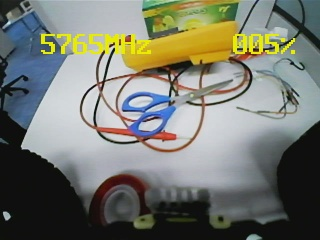
#> input picture Latest.jpg, 320 x 240 px, found by its file name
$ python LIVE_IMAGE.py
#> lines starting #> are read from the running program, lines starting #| are printed output that depends on the picture; after the words box and inside, x2 and y2 are one past the last pixel; in counts of white or black regions, pixels touching at a corner belong together
# Run this code to threshold the image between two pixel limits and return an image with
# the largest contour highlighted. This code will run for a saved image.

# Necessary imports
import cv2
import numpy as np
from matplotlib import pyplot as plt
import sys


img = cv2.imread('Latest.jpg',0)
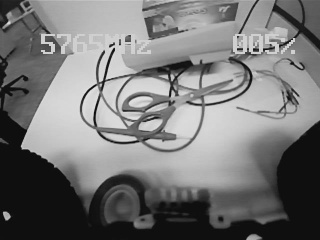
#> img: shape (240, 320); min 8, max 229, mean 118.5

#cv2.imshow('original',img)
_, th1 = cv2.threshold(img, 100, 255, cv2.THRESH_BINARY);
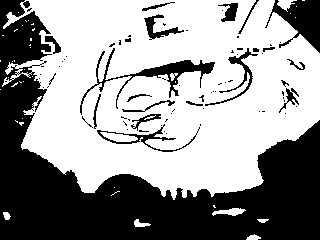
#> th1: shape (240, 320); 58.9% white; 76 black regions (55 under 20 px)

h, w = img.shape[:2]
#> h = 240; w = 320

# Determine contour of all blobs found
contours0, hierarchy = cv2.findContours( th1.copy(), cv2.RETR_TREE, cv2.CHAIN_APPROX_NONE)
#> contours0 = 168 contours, 132 with area under 20; largest, box (x1, y1, x2, y2) and area: (2, 0, 320, 200) 47802, (79, 47, 216, 116) 1564, (96, 126, 183, 153) 738, (204, 47, 259, 107) 542, (143, 13, 185, 40) 384
contours = [cv2.approxPolyDP(cnt, 3, True) for cnt in contours0]
#> contours = 168 contours, 145 with area under 20; largest, box (x1, y1, x2, y2) and area: (2, 0, 320, 200) 47806, (79, 47, 216, 115) 1526, (96, 126, 183, 153) 742, (205, 47, 258, 107) 467, (143, 13, 185, 40) 357

# Draw all contours
vis = np.zeros((h, w, 3), np.uint8)
cv2.drawContours( vis, contours, -1, (128,255,255), 3, 8)
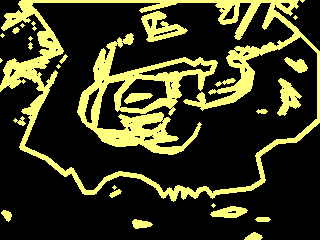
#> vis: shape (240, 320, 3); mean of channels 0, 1, 2 28.5, 56.7, 56.7; drawn as B, G, R

# Draw the contour with maximum perimeter (omitting the first contour which is outer boundary of image
# Not necessary in this case
vis2 = np.zeros((h, w, 3), np.uint8)
perimeter=[]
for cnt in contours[1:]:
    perimeter.append(cv2.arcLength(cnt,True))
#> this loop made 167 passes
#> cnt on passes 1 to 3: [[257, 219], [268, 219]], [[134, 221], [135, 226], [150, 224]], [[3, 212], [8, 219], [9, 214]]
#> after the loop, perimeter = 167 values, max 1416.3 at index 36, min 0 at index 4, mean 26.61
#print perimeter
#print max(perimeter)
maxindex= perimeter.index(max(perimeter))
#> maxindex = 36
#print maxindex

cv2.drawContours( vis2, contours, maxindex +1, (255,0,0), -1)
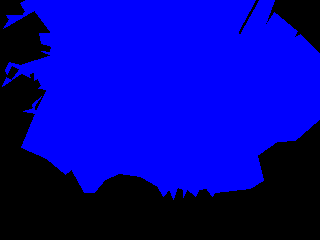
#> vis2: shape (240, 320, 3); mean of channels 0, 1, 2 160.9, 0, 0; drawn as B, G, R


# Show all images
titles = ['Original Image','Threshold','Contours', 'Result']
images=[img, th1, vis, vis2]
for i in xrange(4):
    plt.subplot(2,2,i+1)
    plt.imshow(images[i],'gray')
    plt.title(titles[i]), plt.xticks([]), plt.yticks([])
plt.show()

$ run again, with frame0.jpg copied over Latest.jpg
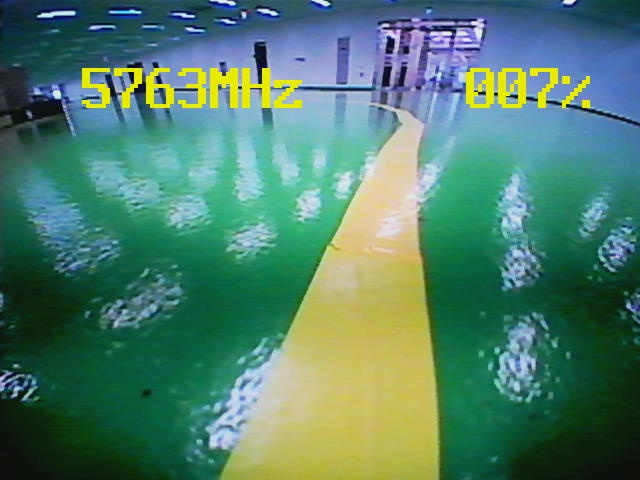
#> input picture frame0.jpg, 640 x 480 px, found by its file name
#> `_, th1 = cv2.threshold(img, 100, 255, cv2.THRESH_BINARY);`:
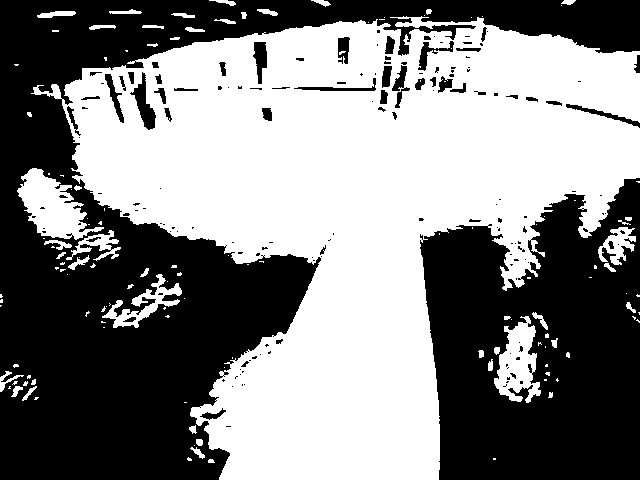
#> th1: shape (480, 640); 51.5% white; 161 black regions (111 under 20 px)
#> contours0 = 314 contours, 218 with area under 20; largest, box (x1, y1, x2, y2) and area: (31, 16, 640, 480) 150690, (17, 168, 104, 240) 2909, (494, 316, 541, 403) 2208, (102, 274, 182, 328) 1081, (598, 227, 636, 265) 657
#> contours = 314 contours, 264 with area under 20; largest, box (x1, y1, x2, y2) and area: (31, 16, 640, 480) 151094, (18, 168, 104, 240) 2842, (494, 316, 541, 403) 2238, (102, 274, 182, 328) 1124, (599, 228, 636, 265) 672
#> the loop `for cnt in contours[1:]:` made 313 passes
#> cnt on passes 1 to 3: [[493, 458]], [[187, 458], [191, 460]], [[190, 448], [204, 457], [196, 447]]
#> after the loop `for cnt in contours[1:]:`: perimeter = 313 values, max 3379.1 at index 141, min 0 at index 0, mean 30.99
#> maxindex = 141
#> `cv2.drawContours( vis2, contours, maxindex +1, (255,0,0), -1)`:
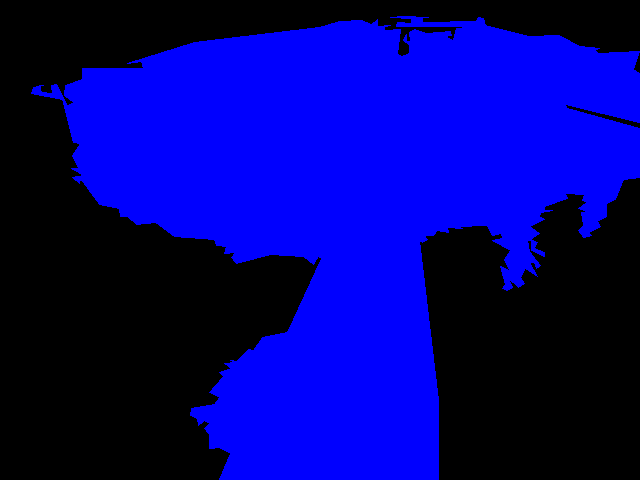
#> vis2: shape (480, 640, 3); mean of channels 0, 1, 2 126.8, 0, 0; drawn as B, G, R
